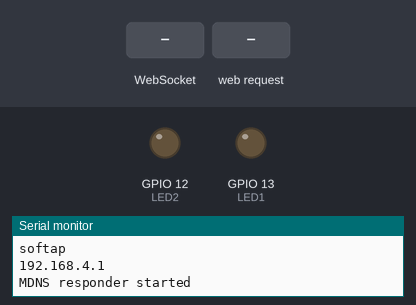
This sketch was run on a simulated ESP8266 (NodeMCU). Parts: output pins drawn as LEDs (lit = HIGH), the last lines printed to the serial monitor. The test bench sets the inputs (shaded band).

Above: at 1.2 s.
1.3 s: WebSocket text "LED 1 is ON" received
At 2.2 s:
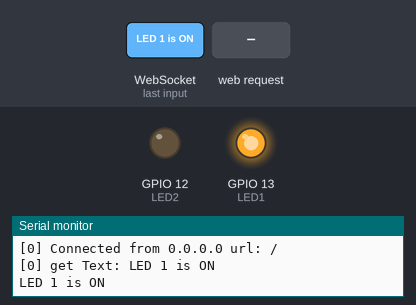
2.8 s: WebSocket text "LED 1 is OFF" received
At 3.3 s:
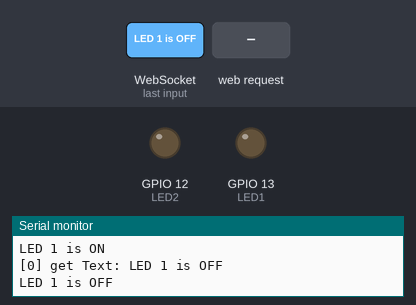
4.3 s: HTTP request GET /led1/on received
At 5.6 s:
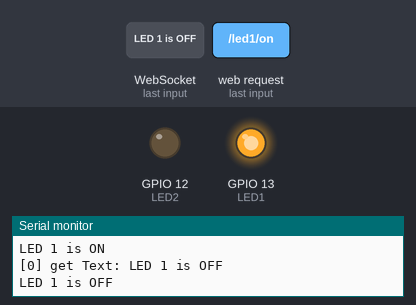
Timing chart, 0 to 7.3 s (numbered marks = the images above; inputs shaded):
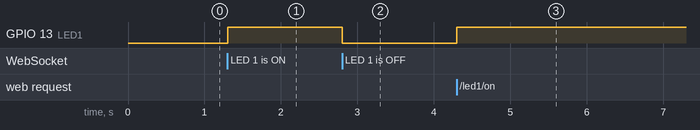

Measured:
- after the input at 1.3 s, GPIO 13 (LED1): LOW → HIGH at once
- after the input at 2.8 s, GPIO 13 (LED1): HIGH → LOW at once
- after the input at 4.3 s, GPIO 13 (LED1): LOW → HIGH at once

The sketch:

with_js.ino
```cpp
// #ifdef ESP8266
// #include <ESP8266WiFi.h>
// #include <ESP8266mDNS.h>
// #elif defined(ESP32)
// #include <WiFi.h>
// #include <ESPmDNS.h>
// #else
// #error "Board not found"
// #endif

#include <WebSocketsServer.h>


#define LED1 13
#define LED2 12

char webpage[] PROGMEM = R"=====(

<!DOCTYPE html>
<html>

<script>

var connection = new WebSocket('ws://'+location.hostname+':81/');

function button_1_on()
{
  console.log("LED 1 is ON");
  connection.send("LED 1 is ON");
}

function button_1_off()
{
console.log("LED 1 is OFF");
connection.send("LED 1 is OFF");
}


</script>
<body>

<center>
<h1>My Home Automation</h1>

<h3> LED 1 </h3>
<button onclick= "button_1_on()" >On</button><button onclick="button_1_off()" >Off</button>
<h3> LED 2 </h3>
<button onclick="window.location = 'http://'+location.hostname+'/led2/on'">On</button><button onclick="window.location = 'http://'+location.hostname+'/led2/off'">Off</button>

</center>
</body>
</html>

)=====";

// ipaddress/led1/on
//ipaddress/led1/off

// ipaddress/led2/on
//ipaddress/led2/off
#include <ESPAsyncWebServer.h>

AsyncWebServer server(80); // server port 80
WebSocketsServer websockets(81);

void notFound(AsyncWebServerRequest *request)
{
  request->send(404, "text/plain", "Page Not found");
}


void webSocketEvent(uint8_t num, WStype_t type, uint8_t * payload, size_t length) {

  switch (type)
  {
    case WStype_DISCONNECTED:
      Serial.printf("[%u] Disconnected!\n", num);
      break;
    case WStype_CONNECTED: {
        IPAddress ip = websockets.remoteIP(num);
        Serial.printf("[%u] Connected from %d.%d.%d.%d url: %s\n", num, ip[0], ip[1], ip[2], ip[3], payload);

        // send message to client
        websockets.sendTXT(num, "Connected from server");
      }
      break;
    case WStype_TEXT:
      Serial.printf("[%u] get Text: %s\n", num, payload);
      String message = String((char*)( payload));
      Serial.println(message);

      if(message == "LED 1 is OFF"){
        digitalWrite(LED1,LOW);
      }

      if(message == "LED 1 is ON"){
        digitalWrite(LED1,HIGH);
      }


  }
}

void setup(void)
{

  Serial.begin(115200);
  pinMode(LED1,OUTPUT);
  pinMode(LED2,OUTPUT);

  WiFi.softAP("DRISHTI", "");
  Serial.println("softap");
  Serial.println("");
  Serial.println(WiFi.softAPIP());


  if (MDNS.begin("ESP")) { //esp.local/
    Serial.println("MDNS responder started");
  }


  server.on("/", [](AsyncWebServerRequest * request)
  {

  request->send_P(200, "text/html", webpage);
  });

   server.on("/led1/on", HTTP_GET, [](AsyncWebServerRequest * request)
  {
    digitalWrite(LED1,HIGH);
  request->send_P(200, "text/html", webpage);
  });

  server.onNotFound(notFound);

  server.begin();  // it will start webserver
  websockets.begin();
  websockets.onEvent(webSocketEvent);

}


void loop(void)
{
 websockets.loop();
}
```
